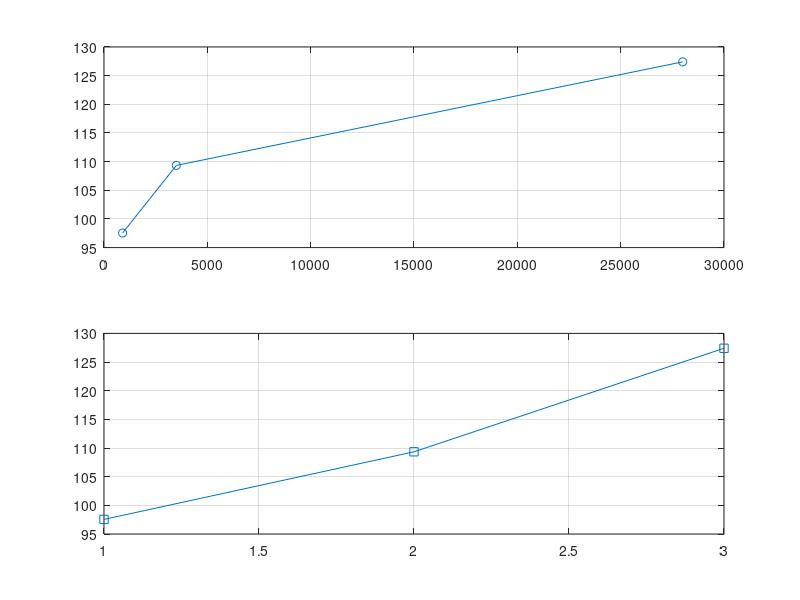

This chart was generated by the following MATLAB code:
clc; clear; close all;
f=[900 3500 28000]; d=2;
PL=32.44+20*log10(f)+20*log10(d);
subplot(2,1,1); plot(f,PL,'-o'); grid on
subplot(2,1,2); plot(1:3,PL,'-s'); grid on
